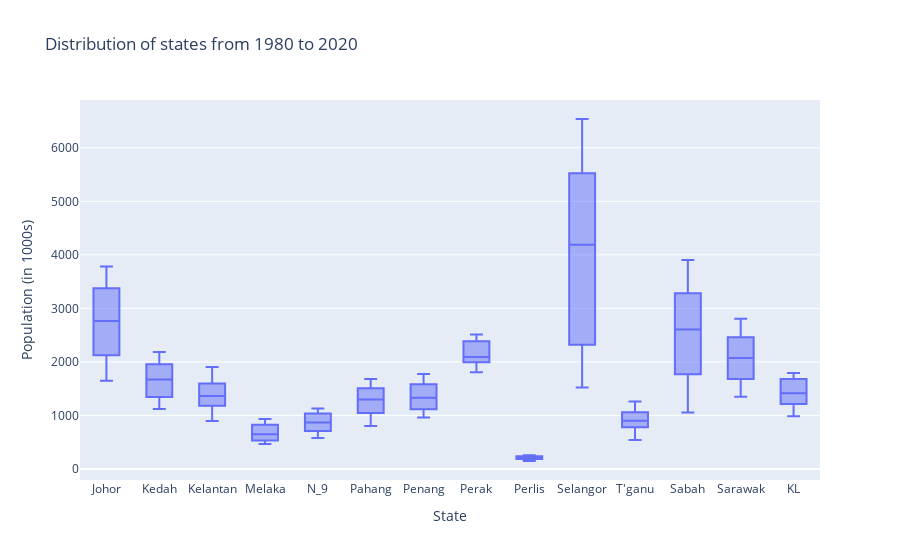

Notebook source saved alongside this figure:
### Code cell
# boX plot

fig = px.box(melted_state, x='State', y='Population',
title='Distribution of states from 1980 to 2020',
labels={'Population': 'Population (in 1000s)'})

fig.show()

### Figure 1 — Plotly figure (JSON) as saved in the notebook; plotly's stock layout.template omitted (floating-point values rounded to 4 significant figures; data arrays with more than 128 entries replaced by an {"elided": "..."} marker saying what was removed)
{"data": [{"alignmentgroup": "True", "hovertemplate": "State=%{x}<br>Population (in 1000s)=%{y}<extra></extra>", "legendgroup": "", "marker": {"color": "#636efa"}, "name": "", "notched": false, "offsetgroup": "", "orientation": "v", "showlegend": false, "type": "box", "x": {"elided": "574 str values"}, "x0": " ", "xaxis": "x", "y": {"elided": "574 float values"}, "y0": " ", "yaxis": "y"}], "layout": {"boxmode": "group", "legend": {"tracegroupgap": 0}, "title": {"text": "Distribution of states from 1980 to 2020"}, "xaxis": {"anchor": "y", "domain": [0, 1], "title": {"text": "State"}}, "yaxis": {"anchor": "x", "domain": [0, 1], "title": {"text": "Population (in 1000s)"}}}}
